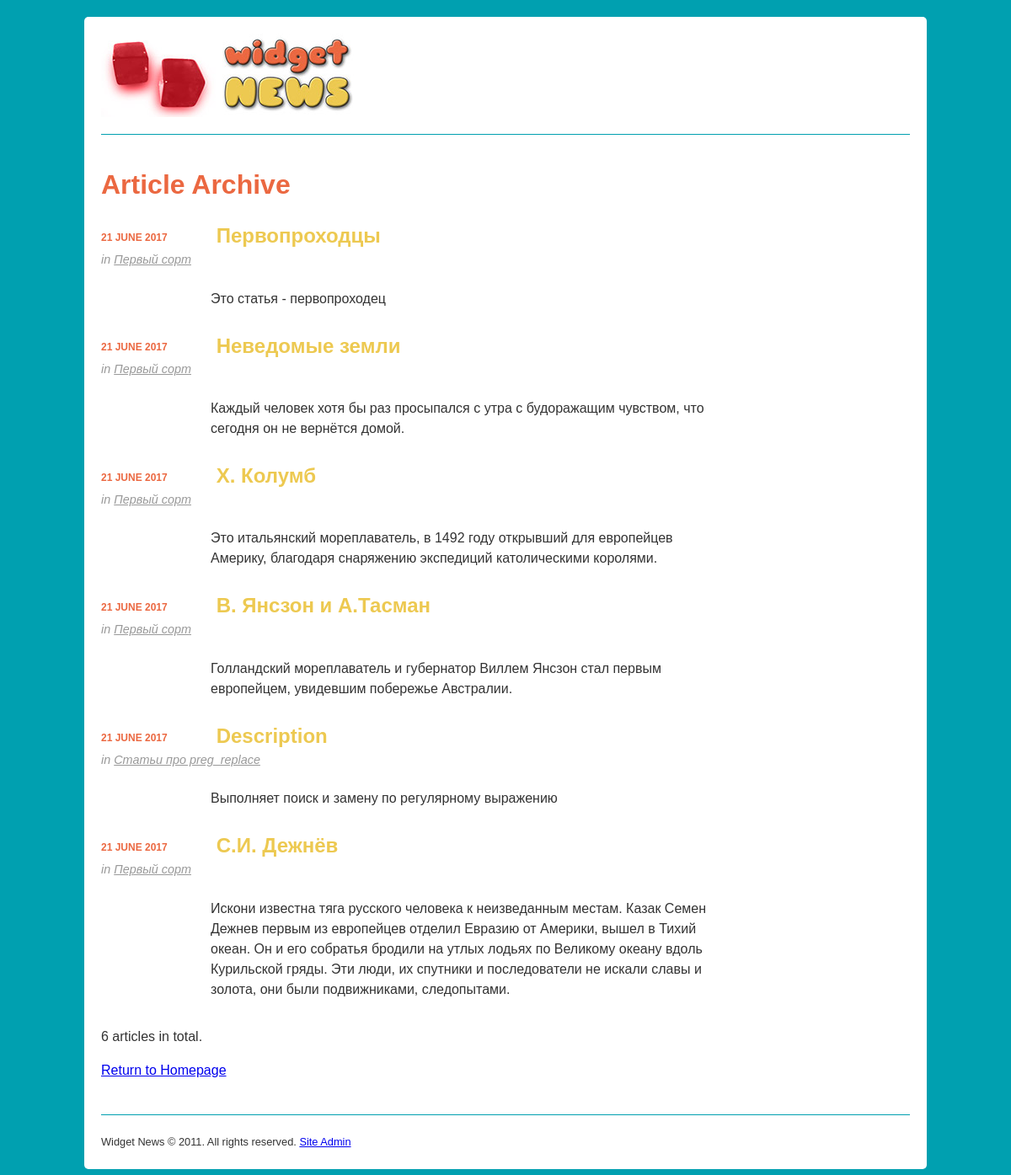
Screenshot of /?action=archive with the database file from the repository.
### tables this page shows
CREATE TABLE `articles` (
  `id` smallint(5) unsigned NOT NULL AUTO_INCREMENT,
  `publicationDate` date NOT NULL,
  `categoryId` smallint(5) unsigned NOT NULL,
  `title` varchar(255) NOT NULL,
  `summary` text NOT NULL,
  `content` mediumtext NOT NULL,
  PRIMARY KEY (`id`)
);

CREATE TABLE `categories` (
  `id` smallint(5) unsigned NOT NULL AUTO_INCREMENT,
  `name` varchar(255) NOT NULL,
  `description` text NOT NULL,
  PRIMARY KEY (`id`)
);

### classes/Category.php (called while the page is built, shortened)
<?php
	class Category
	{
	  public function __construct( $data=array() ) {
	    if ( isset( $data['name'] ) ) $this->name = $data['name'];
	  }
	  public static function getById( $id ) {
	    $conn = new PDO( DB_DSN, DB_USERNAME, DB_PASSWORD );
	    $sql = "SELECT * FROM categories WHERE id = :id";
	    $st = $conn->prepare( $sql );
	    $st->bindValue( ":id", $id, PDO::PARAM_INT );
	    $st->execute();
	    $row = $st->fetch();
	  }
	  public static function getList( $numRows=1000000, $order="name ASC" ) {
	    $conn = new PDO( DB_DSN, DB_USERNAME, DB_PASSWORD );
            $sql = "SELECT SQL_CALC_FOUND_ROWS * FROM categories
	            ORDER BY $order LIMIT :numRows";
	    $st = $conn->prepare( $sql );
	    $st->bindValue( ":numRows", $numRows, PDO::PARAM_INT );
	    $st->execute();
	    $list = array();
	    while ( $row = $st->fetch() ) {
	      $category = new Category( $row );
	      $list[] = $category;
	    }
	    $sql = "SELECT FOUND_ROWS() AS totalRows";
	    $totalRows = $conn->query( $sql )->fetch();
	    return ( array ( "results" => $list, "totalRows" => $totalRows[0] ) );
	  }
	}

### classes/Article.php (called while the page is built, shortened)
<?php
class Article
	{
            public function __construct( $data=array() ) {
              if ( isset( $data['id'] ) ) {$this->id = (int) $data['id'];}
              if ( isset( $data['publicationDate'] ) ) {$this->publicationDate = (string) $data['publicationDate'];}
              if ( isset( $data['title'] ) ) {$this->title = $data['title'];}
              if ( isset( $data['categoryId'] ) ) {$this->categoryId = (int) $data['categoryId'];}
              if ( isset( $data['summary'] ) ) {$this->summary = $data['summary'];}
            }
            public static function getList( $numRows=1000000, $categoryId=null, $order="publicationDate DESC" ) {
                $conn = new PDO( DB_DSN, DB_USERNAME, DB_PASSWORD );
                $categoryClause = $categoryId ? "WHERE categoryId = :categoryId" : "";
                $sql = "SELECT SQL_CALC_FOUND_ROWS *, UNIX_TIMESTAMP(publicationDate) AS publicationDate
                        FROM articles $categoryClause
                        ORDER BY  $order  LIMIT :numRows";
                $st = $conn->prepare( $sql );
                $st->bindValue( ":numRows", $numRows, PDO::PARAM_INT );
                $st->execute();
                $list = array();
                while ( $row = $st->fetch() ) {
                    $article = new Article( $row );
                    $list[] = $article;
                }
                $sql = "SELECT FOUND_ROWS() AS totalRows";
                $totalRows = $conn->query( $sql )->fetch();
                return ( array ( "results" => $list, "totalRows" => $totalRows[0] ) );
            }
        }

### templates/archive.php (the view, shortened to what this page needs)
<?php include "templates/include/header.php" ?>
    <h1><?php echo htmlspecialchars( $results['pageHeading'] ) ?></h1>
    <ul id="headlines" class="archive">
    <?php foreach ( $results['articles'] as $article ) { ?>
            <li>
                <h2>
                    <span class="pubDate">
                        <?php echo date('j F Y', $article->publicationDate)?>
                    </span>
                    <a href=".?action=viewArticle&amp;articleId=<?php echo $article->id?>">
                        <?php echo htmlspecialchars( $article->title )?>
                    </a>
                    <?php if ( !$results['category'] && $article->categoryId ) { ?>
                    <span class="category">
                        in
                        <a href=".?action=archive&amp;categoryId=<?php echo $article->categoryId?>">
                            <?php echo htmlspecialchars( $results['categories'][$article->categoryId]->name ) ?>
                        </a>
                    </span>
                    <?php } ?>
                </h2>
              <p class="summary"><?php echo htmlspecialchars( $article->summary )?></p>
            </li>
    <?php } ?>
    </ul>
    <p><?php echo $results['totalRows']?> article<?php echo ( $results['totalRows'] != 1 ) ? 's' : '' ?> in total.</p>
    <p><a href="./">Return to Homepage</a></p>
<?php include "templates/include/footer.php" ?>

### style.css (style rules this page uses)
body { margin: 0; color: #333; background-color: #00a0b0; font-family: "Trebuchet MS", Arial, Helvetica, sans-serif; line-height: 1.5em; }
h1 { color: #eb6841; margin-bottom: 30px; line-height: 1.2em; }
h2, h2 a { color: #edc951; }
h2 a { text-decoration: none; }
#headlines { list-style: none; padding-left: 0; width: 75%; }
#headlines li { margin-bottom: 2em; }
.pubDate { font-size: .8em; color: #eb6841; text-transform: uppercase; }
#headlines .pubDate { display: inline-block; width: 100px; font-size: .5em; vertical-align: middle; }
#headlines.archive .pubDate { width: 130px; }
.summary { padding-left: 100px; }
#headlines.archive .summary { padding-left: 130px; }
.category { font-style: italic; font-weight: normal; font-size: 60%; color: #999; display: block; line-height: 2em; }
.category a { color: #999; text-decoration: underline; }

### rows the page displays
articles: publicationDate "21 JUNE 2017", title "Первопроходцы", categoryId.name "Первый сорт", summary "Это статья - первопроходец"
articles: publicationDate "21 JUNE 2017", title "Неведомые земли", categoryId.name "Первый сорт", summary "Каждый человек хотя бы раз просыпался с утра с будоражащим чувством, что сегодня он не вернётся домой."
articles: publicationDate "21 JUNE 2017", title "Х. Колумб", categoryId.name "Первый сорт", summary "Это итальянский мореплаватель, в 1492 году открывший для европейцев Америку, благодаря снаряжению экспедиций католическими королями."
articles: publicationDate "21 JUNE 2017", title "В. Янсзон и А.Тасман", categoryId.name "Первый сорт", summary "Голландский мореплаватель и губернатор Виллем Янсзон стал первым европейцем, увидевшим побережье Австралии."
articles: publicationDate "21 JUNE 2017", title "Description", categoryId.name "Статьи про preg_replace", summary "Выполняет поиск и замену по регулярному выражению"
articles: publicationDate "21 JUNE 2017", title "С.И. Дежнёв", categoryId.name "Первый сорт", summary "Искони известна тяга русского человека к неизведанным местам. Казак Семен Дежнев первым из европейцев отделил Евразию от Америки, вышел в Тихий океан. Он и его собратья бродили на утлых лодьях по Великому океану вдоль Курильской гряды. Эти люди, их спутники и последователи не искали славы и золота, они были подвижниками, следопытами."

### other values shown
$results['pageHeading'] "Article Archive"
$results['totalRows'] "6"
